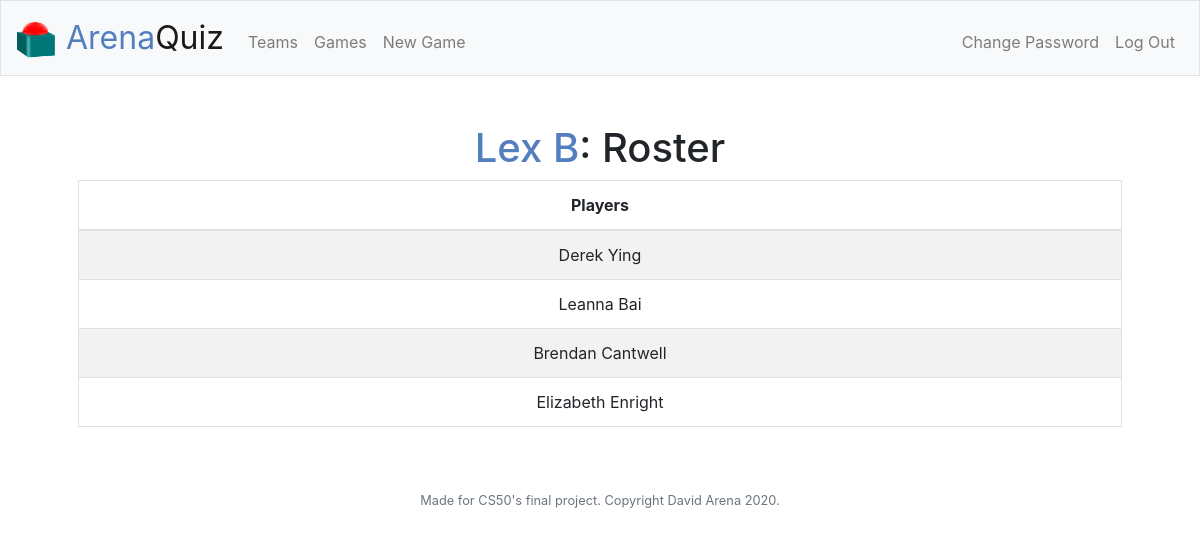
Screenshot of /view_team?team_id=6 (signed in) with the database file from the repository.
### tables this page shows
CREATE TABLE teams (id INTEGER PRIMARY KEY, user_id INTEGER NOT NULL, name TEXT NOT NULL, FOREIGN KEY (user_id) REFERENCES users(id));

CREATE TABLE players (id INTEGER PRIMARY KEY, user_id INTEGER NOT NULL, name TEXT NOT NULL, team_id INTEGER, FOREIGN KEY (user_id) REFERENCES users(id), FOREIGN KEY (team_id) REFERENCES teams(id));

### app.py (the view)
@app.route("/view_team", methods=["GET"])
@login_required
def view_team():
    if request.method == "GET":
        name = db.execute("SELECT name FROM teams WHERE user_id = ? AND id = ?", session["user_id"], request.args.get("team_id"))
        if not name:
            return apology("Team not found", 404)
        players = db.execute("SELECT name FROM players WHERE user_id = ? AND team_id = ?", session["user_id"], request.args.get("team_id"))
        return render_template("view_team.html", name=name[0]['name'], players=players)

### app.py (called while the page is built)
@app.after_request
def after_request(response):
    response.headers["Cache-Control"] = "no-cache, no-store, must-revalidate"
    response.headers["Expires"] = 0
    response.headers["Pragma"] = "no-cache"
    return response

### helpers.py (called while the page is built)
def login_required(f):
    @wraps(f)
    def decorated_function(*args, **kwargs):
        if session.get("user_id") is None:
            return redirect("/login")
        return f(*args, **kwargs)
    return decorated_function

### templates/view_team.html (shortened to what this page needs)
{% extends "layout.html" %}
{% block main %}
    <h1><span class="bluetext">{{ name }}</span>: Roster</h1>
    <table class="table table-striped table-bordered">
        <thead>
            <tr>
                <th>Players</th>
            </tr>
        </thead>
        <tbody>
            {% for player in players %}
                <tr>
                    <td>{{ player.name }}</td>
                </tr>
            {% endfor %}
        </tbody>
    </table>
{% endblock %}

### static/styles.css (style rules this page uses)
table { margin-left: auto; margin-right: auto; width: 100%; }
.bluetext { color: #537fbe; }

### rows the page displays
teams: name "Lex B"
players: name "Derek Ying"
players: name "Leanna Bai"
players: name "Brendan Cantwell"
players: name "Elizabeth Enright"
